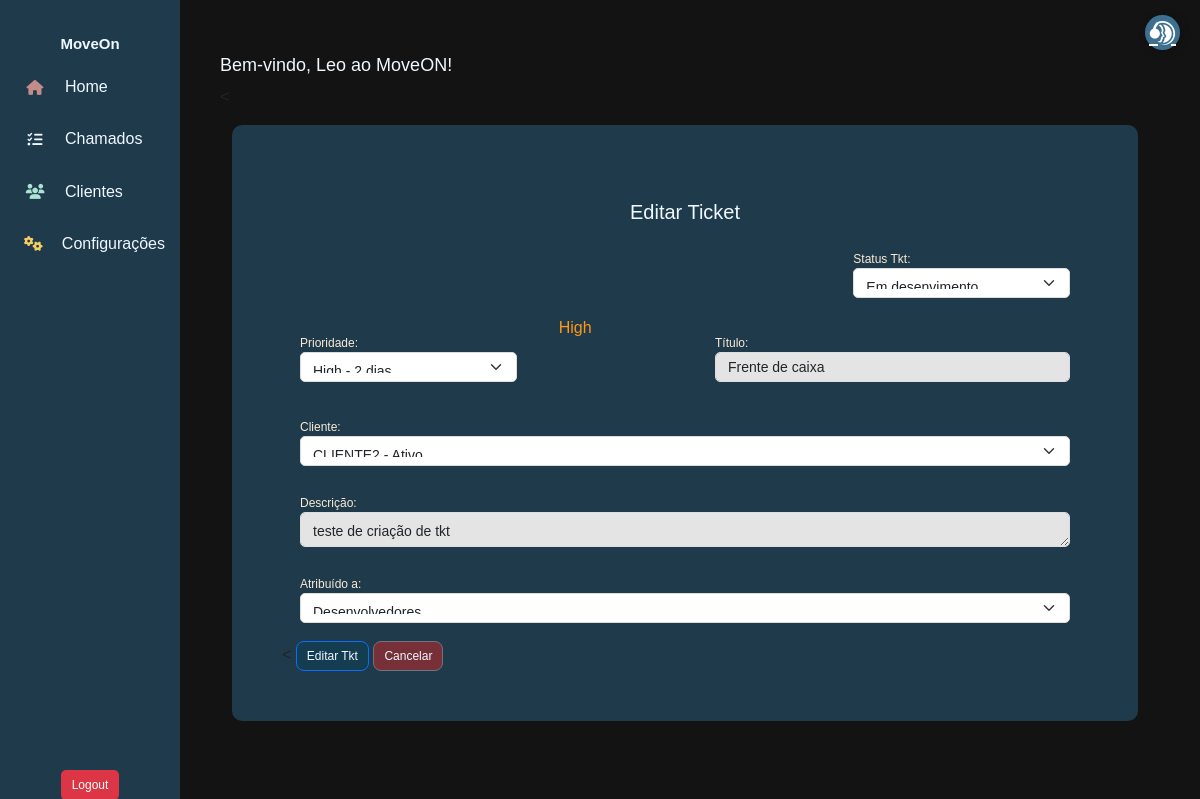
The page /move/tickets/update/3 (signed in) on the database its author committed.
### move_on/models.py (models this page shows, shortened)
class User(AbstractUser):
    client = models.ForeignKey(Profile, on_delete=models.CASCADE, related_name="users", null=True, blank=True, db_column='client')
    role = models.ForeignKey(Role, on_delete=models.SET_NULL, null=True, blank=True, db_column='role')
    groups = models.ManyToManyField(
        'auth.Group',
        related_name='move_on_users',
        blank=True
    )
    user_permissions = models.ManyToManyField(
        'auth.Permission',
        related_name='move_on_users',
        blank=True
    )
    class Meta:
        db_table = "users"

class Ticket(models.Model):
    client = models.ForeignKey(Profile, on_delete=models.PROTECT, related_name="tickets", null=True, blank=True)
    created_by = models.ForeignKey(User, on_delete=models.CASCADE, related_name="created_tickets", null=True, blank=True)
    assigned_team = models.ForeignKey(Team, on_delete=models.SET_NULL, null=True, blank=True, related_name="tickets")
    sla = models.ForeignKey(SLA, on_delete=models.SET_NULL, null=True, blank=True)
    title = models.CharField("Título", max_length=255, null=True, blank=True)
    description = models.TextField("Descrição", null=True, blank=True)
    status = models.ForeignKey(TicketStatus, on_delete=models.SET_NULL, null=True, blank=True)
    created_at = models.DateTimeField("Criado em", auto_now_add=True)
    updated_at = models.DateTimeField("Atualizado em", auto_now=True)
    due_date = models.DateTimeField("Previsão", null=True, blank=True)
    class Meta:
        db_table = "tickets"

class SLA(models.Model):
    priority = models.CharField("Prioridade",max_length=10, choices=SLAPriority.choices)
    response_time = models.IntegerField("Tempo de Resposta (dias)")
    resolution_time = models.IntegerField("Tempo de Resolução (dias)")
    def __str__(self):
        return f"{self.get_priority_display()} - {self.resolution_time} dias"
    class Meta:
        db_table = "sla"

### move_on/views.py (the view)
# urls.py: path('tickets/update/<int:pk>', TicketUpdate.as_view(), name="ticket_update"),
class TicketUpdate(LoginRequiredMixin, UpdateView):
    model = Ticket
    form_class = TicketForm
    template_name = 'tickets/tickets_form.html'
    success_url = reverse_lazy("ticket_list")
    def get_queryset(self):
        return Ticket.objects.all()

### move_on/forms.py
class TicketForm(forms.ModelForm):
    class Meta:
        model = Ticket
        fields = ['title', 'description', 'assigned_team', 'status', 'due_date', 'sla', 'client']
        widgets = {
            'title': forms.TextInput(attrs={'class': 'form-control', 'placeholder': 'Entre com o Titulo geral do Tkt'}),
            'description': forms.Textarea(attrs={'class': 'form-control', 'rows': 6, 'placeholder': 'Descreva quais são os problemas'}),
            'assigned_team': forms.Select(attrs={'class': 'form-select'}),
            'status': forms.Select(attrs={'class': 'form-select'}),
            'due_date': forms.DateTimeInput(attrs={'class': 'form-control', 'type': 'datetime-local'}),
            'sla': forms.Select(attrs={'class': 'form-select'}),
            'client': forms.Select(attrs={'class': 'form-select'}),
        }

### move_on/models.py (called while the page is built)
    def __str__(self):
        return f"{self.name} - {'Ativo' if self.active else 'Inativo'}"

    def __str__(self):
        return self.name

    def __str__(self):
        return f"{self.name}"

### move_on/templatetags/custom_filters.py (called while the page is built)
@register.filter
def get_color(value):
    if value == 'low':
        return '#00c16c'
    elif value == 'medium':
        return '#ffc52c'
    elif value == 'high':
        return '#ff9915'
    elif value == 'critical':
        return '#CC3733'
    return 'gray'  # Valor padrão, caso não tenha correspondência

### move_on/templates/Tickets/tickets_form.html (shortened to what this page needs)
{% extends 'Menu/menu.html' %} {% load static %} {% load custom_filters %}
{% block content %}
<link rel="stylesheet" href="{% static 'css/stylesform.css' %}" />
<div class="container">
  <div class="card-tkt " id="tkt">
    <h2 style="text-align: center; margin-top: 25px; font-size: 20px; ">
      {% if form.instance.pk %}Editar Ticket{% else %}Criar Novo Ticket{% endif %}
    </h2>
    <form method="POST">
      <div class="row">
        <div class="col-8"></div>
        <div class="col-4">
          <div class="form-group">
            <label for="status">Status Tkt:</label>
            {{ form.status }}
          </div>
        </div>
      </div>
      <div class="row">
        <div class="col-4">
          <div class="form-group">
            <label for="sla">Prioridade:</label>
            {{ form.sla }}
          </div>
        </div>
        <div class="col-2" class="priority-bubble">
          {% if form.instance.sla %}
          <span style="color: {{ form.instance.sla.priority|get_color }}">
            {{ form.instance.sla.get_priority_display }}
          </span>
          {% endif %}
        </div>
        <div class="col-6">
          <div class="form-group">
            <label for="title">Título:</label>
            {{ form.title }}
          </div>
        </div>
      </div>
      <div class="form-group">
        <label for="client">Cliente:</label>
        {{ form.client }}
      </div>
      <div class="form-group">
        <label for="description">Descrição:</label>
        {{ form.description }}
      </div>
      <div class="form-group">
        <label for="assigned_team">Atribuído a:</label>
        {{ form.assigned_team }}
      </div>
        {% if form.instance.pk %}
        <button type="submit" class="btn btn-primary">Editar Tkt</button>
        {% else %}
        <button type="submit" class="btn btn-primary">Criar Tkt</button>
        {% endif %}
        <a href="{% url 'ticket_list' %}" class="btn btn-secondary">Cancelar</a>
    </form>
  </div>
</div>
{% endblock %}

### move_on/templates/Menu/menu.html (shortened to what this page needs)
{% load static %}
<!DOCTYPE html>
<html lang="pt-br">
<head>
  <link href="https://cdn.jsdelivr.net/npm/bootstrap@5.3.3/dist/css/bootstrap.min.css" rel="stylesheet" />
  <link rel="stylesheet" href="https://cdnjs.cloudflare.com/ajax/libs/font-awesome/6.5.1/css/all.min.css" />
  <link rel="stylesheet" href="{% static 'css/styles.css' %}" />
</head>
<body>
  <nav class="sidebar">
    <h6>MoveOn</h6>
    {% if user.is_authenticated %}
    <a href="/" data-bs-toggle="tooltip" data-bs-placement="right" title="Home">
      <i class="fas fa-home"></i> <span>Home</span>
    </a>
    <a href="{% url 'ticket_list' %}" data-bs-toggle="tooltip" data-bs-placement="right" title="Chamados">
      <i class="fas fa-tasks"></i> <span>Chamados</span>
    </a>
    <a href="#" data-bs-toggle="tooltip" data-bs-placement="right" title="Clientes">
      <i class="fas fa-users"></i> <span>Clientes</span>
    </a>
    <a href="#" data-bs-toggle="tooltip" data-bs-placement="right" title="Configurações">
      <i class="fas fa-cogs"></i> <span>Configurações</span>
    </a>
    <form method="POST" action="{% url 'logout' %}">
      <button type="submit" class="btn btn-danger-2 w-100">Logout</button>
    </form>
    {% else %}
    <p>Necessário estar logado</p>
    {% endif %}
  </nav>
  <div class="content">
    <h3>
      {% block title %}Bem-vindo, {{ user.username }} ao MoveON!{% endblock %}
    </h3>
    <p>{% block content %}{% endblock %}</p>
  </div>
  <a href="{% url 'ticket_form' %}" class="support-btn" data-bs-toggle="tooltip" data-bs-placement="left"
    title="Novo Chamado">
    <i class="fa-brands fa-teamspeak"></i>
  </a>
</body>
</html>

### move_on/static/css/styles.css (style rules this page uses)
body { background-color: rgb(19, 19, 19); }
* { font-family: Verdana, Geneva, Tahoma, sans-serif; }
.sidebar { width: 60px; height: 100vh; background: #1e3a4b; position: fixed; top: 0; left: 0; display: flex; flex-direction: column; align-items: center; padding-top: 35px; transition: width 0.5s ease; }
h4, h6 { color: aliceblue; font-weight: bolder; font-size: 15px; }
h3 { color: aliceblue; font-size: 18px; }
.sidebar a { text-decoration: none; color: aliceblue; display: flex; align-items: center; gap: 10px; padding: 15px; width: 100%; white-space: nowrap; overflow: hidden; }
.sidebar a i { font-size: 15px; width: 40px; text-align: center; }
.content { margin-left: 170px; padding: 50px; margin-top: 5px; }
.fa-home { color: rgb(196, 139, 139); }
.fa-tasks { color: aliceblue; }
.fa-users { color: rgb(171, 228, 209); }
.fa-cogs { color: rgb(248, 207, 96); }
.support-btn { position: fixed; top: 15px; right: 20px; background: #3d7090; color: white; border-radius: 50%; width: 35px; height: 35px; display: flex; align-items: center; justify-content: center; font-size: 1.5rem; box-shadow: 2px 2px 10px rgba(0, 0, 0, 0.2); transition: transform 0.2s ease-in-out; z-index: 1000; }
.btn { padding: 5px 10px; font-size: 12px; border-radius: 5px; }
.btn-danger-2 { background-color: #dc3545; color: white; margin-top: 500px; }

### move_on/static/css/stylesform.css (style rules this page uses)
.form-group { padding: 10px; color: antiquewhite; margin: 8px; font-size: 12px; }
.form-control { background-color: rgb(228, 228, 228); }
.form-group input, .form-group select, .form-group textarea { font-size: 14px; padding: 8px 12px; height: 30px; border-radius: 5px; border: 1px solid #ddd; width: 100%; box-sizing: border-box; }
h2 { color: aliceblue; font-size: 20px; margin-top: 25px; }
.btn-primary { background-color: rgb(20, 61, 81); color: aliceblue; border-radius: 8px; border-color: None; padding: 2, 1, 0px; transition: 0.2s; }
.btn-secondary { background-color: rgb(119, 48, 55); color: aliceblue; border-radius: 8px; border-color: None; padding: 2, 1, 0px; transition: 0.2s; }
#tkt { background-color: #1e3a4b; border-radius: 10px; padding: 50px; }

### rows shown on the page
User: username "Leo"
Ticket: status "Em desenvimento", sla "High - 2 dias", instance.sla.priority "High", title "Frente de caixa", client "CLIENTE2 - Ativo", description "teste de criação de tkt", assigned_team "Desenvolvedores"
